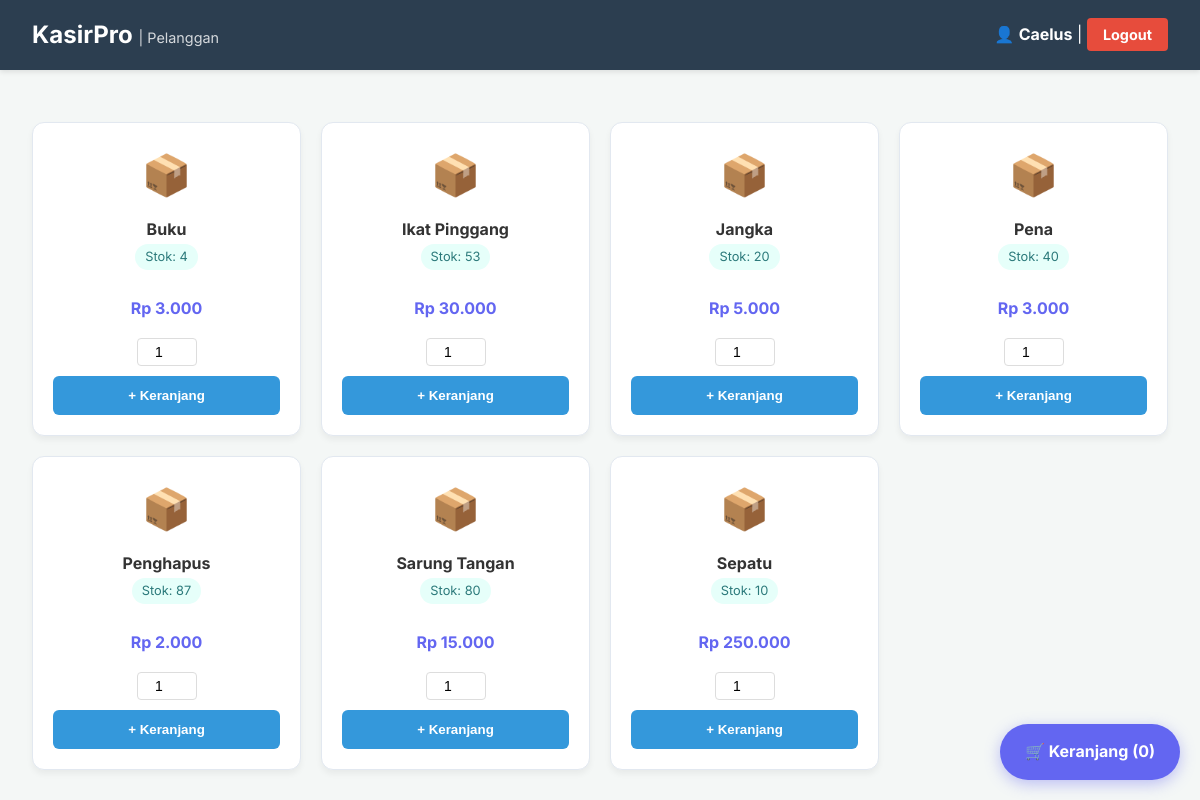
The page /user/pelanggan.php (signed in) on the database its author committed.
### tables this page shows
CREATE TABLE `pelanggan` (
  `PelangganID` int(11) NOT NULL,
  `UserID` int(11) NOT NULL,
  `NamaPelanggan` varchar(255) NOT NULL,
  `Alamat` text NOT NULL,
  `NomorTelepon` varchar(15) NOT NULL
);

CREATE TABLE `produk` (
  `ProdukID` int(11) NOT NULL,
  `NamaProduk` varchar(255) NOT NULL,
  `Harga` decimal(10,2) NOT NULL,
  `Stok` int(11) NOT NULL,
  `Status` enum('Tersedia','Dihapus') DEFAULT 'Tersedia'
);

### user/pelanggan.php (the view, shortened to what this page needs)
<?php
include "../config.php";
$userid = $_SESSION['userid'];
$query_profil = mysqli_query($koneksi, "SELECT * FROM pelanggan WHERE UserID = '$userid'");
$data_p = mysqli_fetch_assoc($query_profil);
$nama_tampil = ($data_p) ? $data_p['NamaPelanggan'] : ($_SESSION['nama'] ?? 'User');
?>
<!DOCTYPE html>
<html lang="id">
<head>
    <link rel="stylesheet" href="style1.css">
</head>
<body>
<div class="navbar no-print">
    <h2>KasirPro <span>| Pelanggan</span></h2>
    <div>👤 <strong><?php echo htmlspecialchars($nama_tampil); ?></strong> | <a href="../logout.php" class="btn-logout">Logout</a></div>
</div>
<div class="main-content no-print">
    <div class="product-grid">
        <?php
        $query_produk = mysqli_query($koneksi, "SELECT * FROM produk WHERE Status = 'Tersedia' ORDER BY NamaProduk ASC");
        while($p = mysqli_fetch_assoc($query_produk)){
            $is_out = ($p['Stok'] <= 0);
        ?>
            <div class="product-card">
                <form method="POST">
                    <div style="font-size: 2.5rem; margin-bottom:10px;">📦</div>
                    <h4 style="margin:0;"><?php echo $p['NamaProduk']; ?></h4>
                    <div class="stock-info <?php echo $is_out ? 'stock-empty' : 'stock-available'; ?>">
                        <?php echo $is_out ? 'Stok Habis' : 'Stok: '.$p['Stok']; ?>
                    </div>
                    <p style="color: #6366f1; font-weight: bold;">Rp <?php echo number_format($p['Harga'], 0, ',', '.'); ?></p>
                    <?php if (!$is_out): ?>
                        <div style="margin: 10px 0;">
                            <input type="number" name="qty_beli" class="qty-input" value="1" min="1" max="<?php echo $p['Stok']; ?>">
                        </div>
                        <button type="submit" name="tambah_keranjang" class="btn-primary" style="width:100%">+ Keranjang</button>
                    <?php else: ?>
                        <button disabled style="width:100%; opacity:0.5; cursor:not-allowed;" class="btn-primary">Habis</button>
                    <?php endif; ?>
                </form>
            </div>
        <?php } ?>
    </div>
</div>
<a href="javascript:void(0)" class="cart-float no-print" onclick="openModal('cartModal')">
    🛒 Keranjang (<?php echo count($_SESSION['keranjang']); ?>)
</a>
</body>
</html>

### user/style1.css (style rules this page uses)
:root { --primary-color: #2c3e50; --accent-color: #3498db; --success-color: #27ae60; --warning-color: #f1c40f; --danger-color: #e74c3c; --light-bg: #f4f7f6; --border-color: #ddd; --white: #ffffff; --shadow: 0 4px 6px rgba(0,0,0,0.05); }
body { font-family: 'Inter', -apple-system, sans-serif; background-color: var(--light-bg); margin: 0; color: #333; line-height: 1.6; }
.navbar { background-color: var(--primary-color); color: white; padding: 1rem 2rem; display: flex; justify-content: space-between; align-items: center; box-shadow: 0 2px 5px rgba(0,0,0,0.1); }
.navbar h2 { margin: 0; font-size: 1.5rem; }
.navbar h2 span { font-weight: 400; font-size: 0.9rem; opacity: 0.8; }
.btn-logout { background-color: var(--danger-color); color: white !important; padding: 8px 16px; text-decoration: none; border-radius: 4px; font-weight: bold; font-size: 0.9rem; transition: 0.3s; }
.main-content { padding: 2rem; max-width: 1200px; margin: 0 auto; }
input, select, textarea { padding: 12px; border: 1px solid var(--border-color); border-radius: 6px; font-size: 14px; width: 100%; box-sizing: border-box; transition: 0.3s; }
.btn-primary { background: var(--accent-color); color: white; border: none; padding: 12px; border-radius: 6px; cursor: pointer; font-weight: bold; transition: 0.3s; }
.product-grid { display: grid; grid-template-columns: repeat(auto-fill, minmax(220px, 1fr)); gap: 20px; }
.product-card { background: var(--white); padding: 1.5rem; border-radius: 12px; text-align: center; border: 1px solid var(--border-color); box-shadow: var(--shadow); transition: transform 0.3s ease; }
.cart-float { position: fixed; bottom: 30px; right: 30px; background: var(--accent-color); color: white !important; padding: 15px 25px; border-radius: 50px; text-decoration: none; font-weight: bold; box-shadow: 0 10px 20px rgba(52, 152, 219, 0.3); z-index: 900; display: flex; align-items: center; gap: 10px; transition: 0.3s; }

### user/pelanggan.php (style rules this page uses)
.product-grid { display: grid; grid-template-columns: repeat(auto-fill, minmax(220px, 1fr)); gap: 20px; margin-top: 20px; }
.product-card { background: white; padding: 20px; border-radius: 12px; text-align: center; border: 1px solid #e2e8f0; transition: transform 0.2s; }
.qty-input { width: 60px !important; text-align: center; padding: 5px; border: 1px solid #ddd; border-radius: 4px; }
.stock-info { font-size: 0.8em; padding: 3px 10px; border-radius: 20px; display: inline-block; margin-bottom: 10px; }
.stock-available { background: #e6fffa; color: #2c7a7b; }
.cart-float { position: fixed; bottom: 20px; right: 20px; background: #6366f1; color: white !important; padding: 15px 25px; border-radius: 50px; font-weight: bold; box-shadow: 0 4px 15px rgba(99, 102, 241, 0.4); z-index: 99; text-decoration: none; }

### rows shown on the page
pelanggan: NamaPelanggan "Caelus"
produk: NamaProduk "Buku", Stok "4", Harga "3.000"
produk: NamaProduk "Ikat Pinggang", Stok "53", Harga "30.000"
produk: NamaProduk "Jangka", Stok "20", Harga "5.000"
produk: NamaProduk "Pena", Stok "40", Harga "3.000"
produk: NamaProduk "Penghapus", Stok "87", Harga "2.000"
produk: NamaProduk "Sarung Tangan", Stok "80", Harga "15.000"
produk: NamaProduk "Sepatu", Stok "10", Harga "250.000"

### other values the page prints
count($_SESSION['keranjang']) "0"
